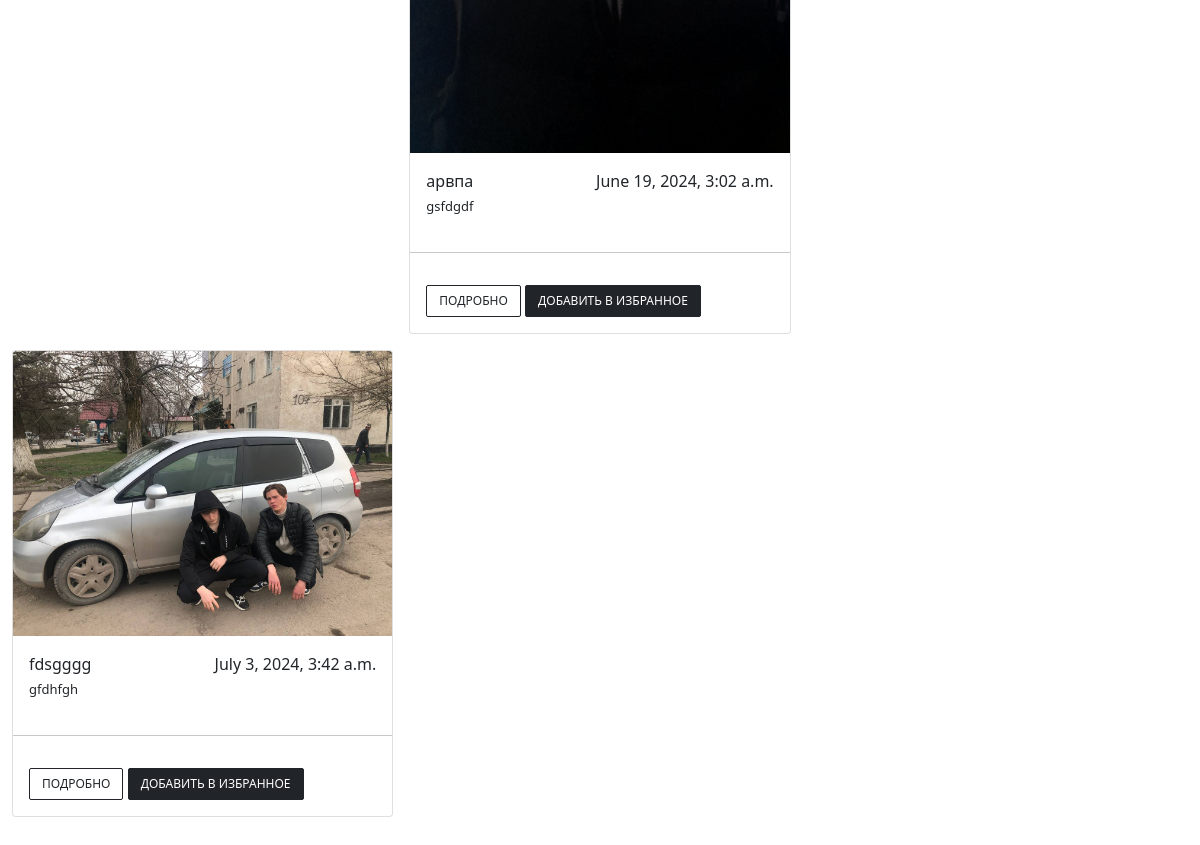
/home/ (lower part), run on an earlier commit of the app's database.
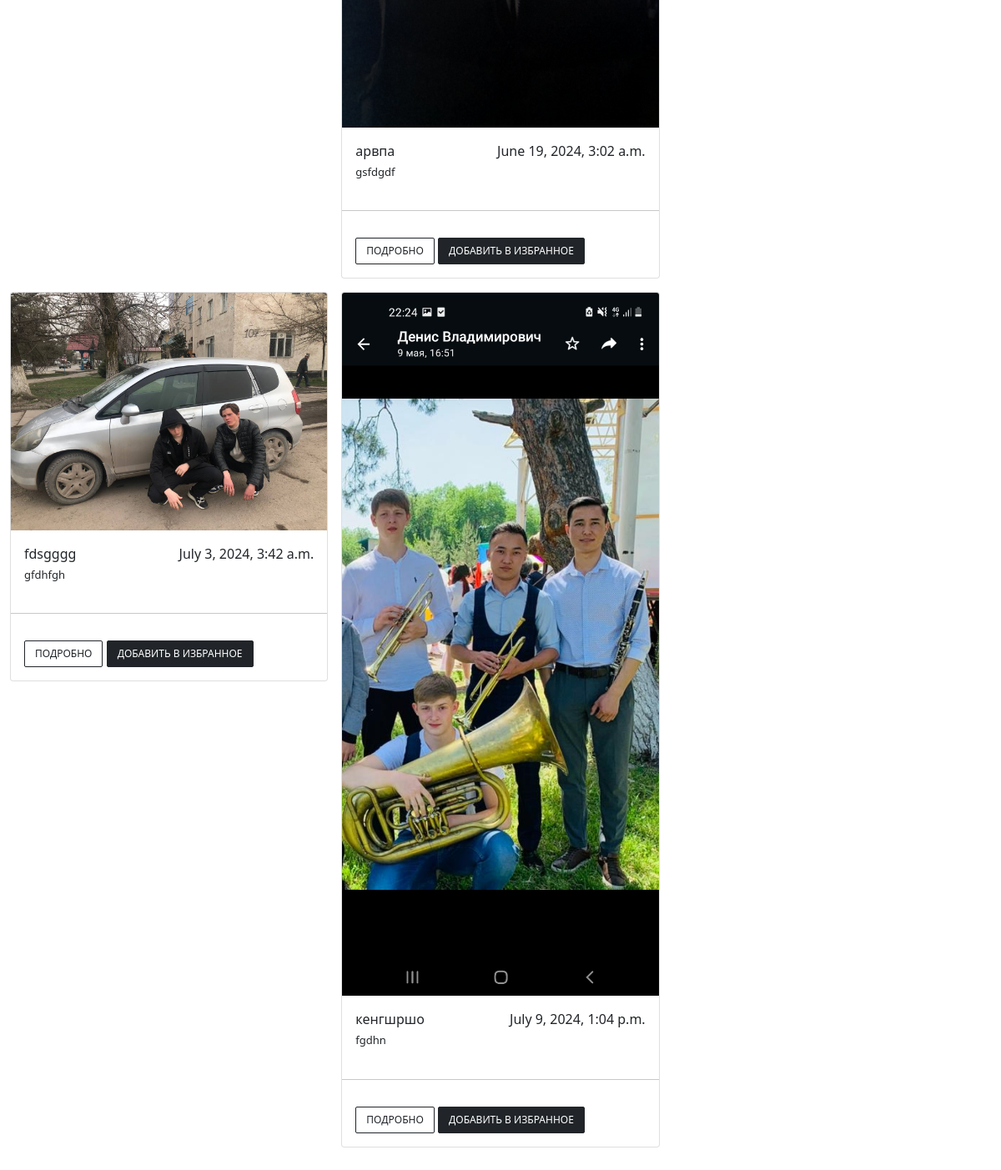
And on a later commit of the database.
### recipes/models.py (models this page shows, shortened)
class Add_a_recipe_Model(models.Model):
    title = models.CharField('Название', max_length=255)
    img = models.ImageField('Изображение')
    slug = models.SlugField(unique=True, max_length=255)
    content = models.TextField('Описание')
    created_on = models.DateTimeField('Дата', auto_now_add=True)
    author = models.ForeignKey(User, on_delete=models.CASCADE)
    categories = models.ForeignKey(Categories, on_delete=models.CASCADE)
    is_published = models.BooleanField(default=False)

### recipes/views.py (the view)
# urls.py: path('home/', views.home_view, name='home'),
def home_view(request):
    my_queryset = Add_a_recipe_Model.objects.all()
    paginator = Paginator(my_queryset, 25)
    page = request.GET.get('page')
    my_objects = paginator.get_page(page)
    return render(request, 'home.html', {'my_objects': my_objects})

### templates/home.html (shortened to what this page needs)
{% load static %}
<!DOCTYPE html>
<html lang="en">
<head>
    <link rel="stylesheet" href="{% static 'css/home_footer.css' %}">
    <link rel="stylesheet" href="https://cdn.jsdelivr.net/npm/bootstrap@5.0.0-alpha1/dist/css/bootstrap.min.css">
    <link rel="stylesheet" href="https://cdnjs.cloudflare.com/ajax/libs/font-awesome/4.0.3/css/font-awesome.css">
    <link href="https://cdnjs.cloudflare.com/ajax/libs/font-awesome/4.7.0/css/font-awesome.min.css" rel="stylesheet">
    <link rel="stylesheet" href="https://cdn.jsdelivr.net/npm/sweetalert2@11/dist/sweetalert2.min.css">
</head>
<body>
<div class="container-fluid mt-2 mb-5">
    <div class="products">
        <div class="tab-content" id="myTabContent">
            <div class="tab-pane fade show active" id="home" role="tabpanel" aria-labelledby="home-tab">
                <div class="row g-3">
                    {% for i in my_objects %}
                    <div class="col-md-4">
                        <div class="card">
                            <img src="{{i.img.url}}" class="card-img-top">
                            <div class="card-body">
                                <div class="d-flex justify-content-between">
                                    <span class="font-weight-bold">{{i.title}}</span>
                                    <span class="font-weight-bold">{{i.created_on}}</span>
                                </div>
                                <p class="card-text mb-1 mt-1">{{i.content}}</p>
                            </div>
                            <hr>
                            <div class="card-body">
                                <div class="text-right buttons">
                                    <button class="btn btn-outline-dark">Подробно</button>
                                    <button class="btn btn-dark favorite-button" data-item-id="{{ i.id }}">Добавить в избранное</button>
                                </div>
                            </div>
                        </div>
                    </div>
                    {% endfor %}
                </div>
            </div>
        </div>
    </div>
</div>
</body>
</html>

### static/css/home_footer.css (style rules this page uses)
body { background-color: #eee; }
.card { border:none; }
.card-body { flex: 1 1 auto; padding: 10px; }
.card-text { font-size: 13px; }
hr { margin: 0.2rem 0; color: #bfbebe; }
.buttons button { text-transform: uppercase; font-size: 12px; border-radius: 2px; }

What changed in the data, as far as the page shows it:
added Add_a_recipe_Model: img (picture), title "кенгшршо", created_on "July 9, 2024, 1:04 p.m.", content "fgdhn"
